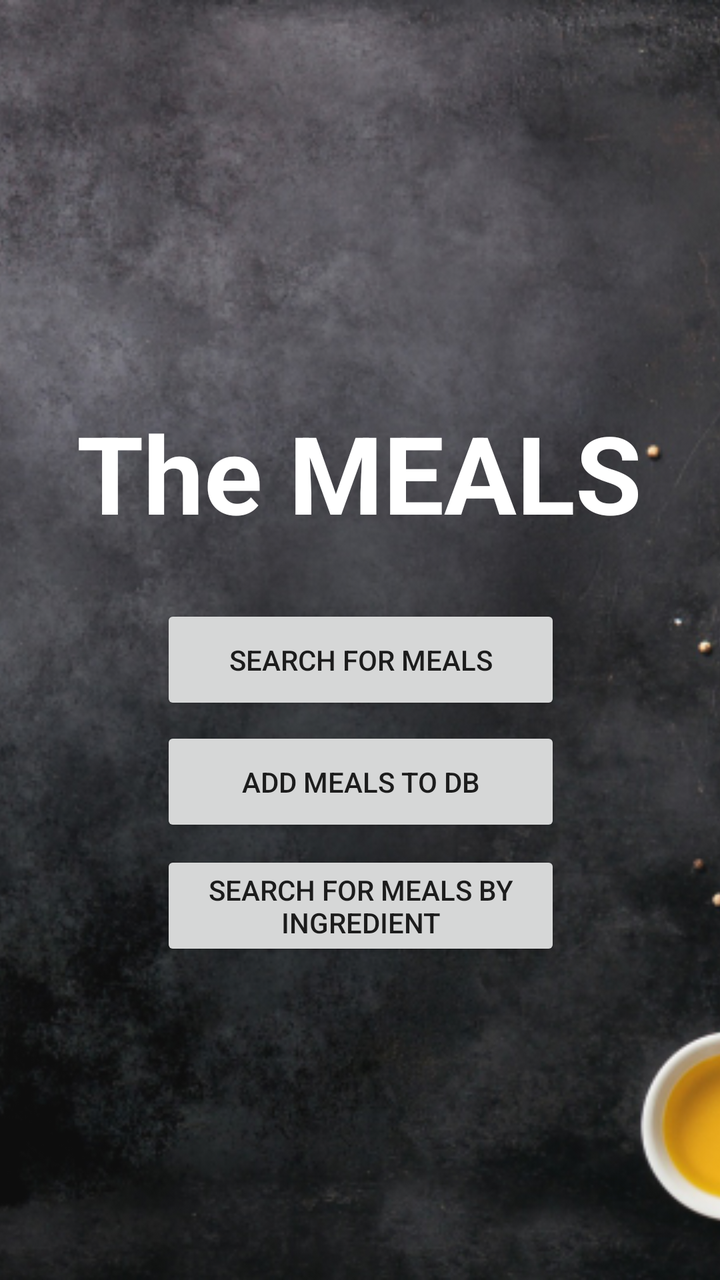
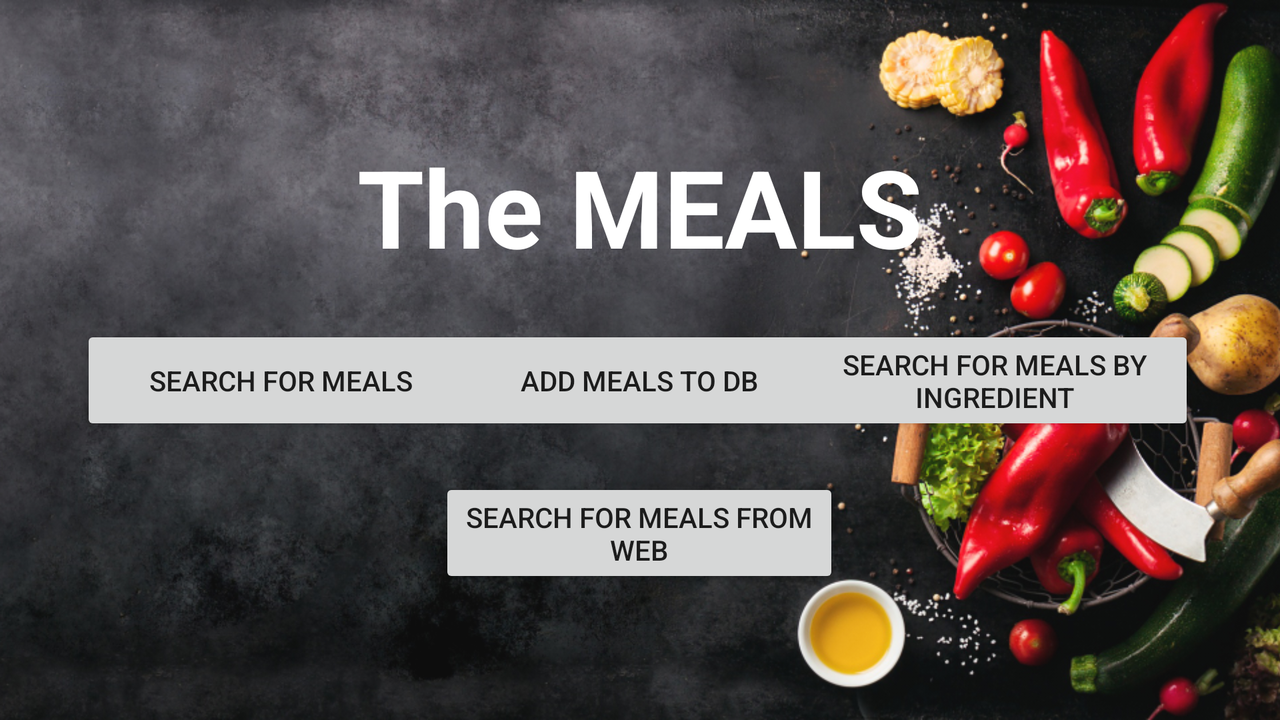

Two renders of one Android screen. The first uses the default layout on a phone; the second uses the alternative layout the repository ships for a different screen configuration, on a matching device. The two XML files are below.
<!-- AndroidManifest.xml: application theme Theme.Mobile_CW_2 -->
<!-- res/layout/activity_main.xml -->
<?xml version="1.0" encoding="utf-8"?>
<androidx.constraintlayout.widget.ConstraintLayout xmlns:android="http://schemas.android.com/apk/res/android"
    xmlns:app="http://schemas.android.com/apk/res-auto"
    xmlns:tools="http://schemas.android.com/tools"
    android:layout_width="match_parent"
    android:layout_height="match_parent"
    tools:context=".MainActivity">

    <ImageView
        android:id="@+id/imageView"
        android:layout_width="match_parent"
        android:layout_height="match_parent"
        android:alpha="0.95"
        android:scaleType="centerCrop"
        app:layout_constraintBottom_toBottomOf="parent"
        app:layout_constraintEnd_toEndOf="parent"
        app:layout_constraintHorizontal_bias="0.0"
        app:layout_constraintStart_toStartOf="parent"
        app:layout_constraintTop_toTopOf="parent"
        app:layout_constraintVertical_bias="0.0"
        app:srcCompat="@drawable/back_image" />

    <TextView
        android:id="@+id/textView"
        android:layout_width="wrap_content"
        android:layout_height="wrap_content"
        android:text="The MEALS"
        android:textColor="@color/white"
        android:textSize="54sp"
        android:textStyle="bold"
        app:layout_constraintBottom_toBottomOf="parent"
        app:layout_constraintEnd_toEndOf="parent"
        app:layout_constraintHorizontal_bias="0.496"
        app:layout_constraintStart_toStartOf="parent"
        app:layout_constraintTop_toTopOf="parent"
        app:layout_constraintVertical_bias="0.352" />

    <Button
        android:id="@+id/button"
        android:layout_width="200dp"
        android:layout_height="55dp"
        android:text="Search for Meals"
        app:layout_constraintBottom_toBottomOf="parent"
        app:layout_constraintEnd_toEndOf="parent"
        app:layout_constraintHorizontal_bias="0.502"
        app:layout_constraintStart_toStartOf="parent"
        app:layout_constraintTop_toTopOf="parent"
        app:layout_constraintVertical_bias="0.517" />

    <Button
        android:id="@+id/addMeals"
        android:layout_width="200dp"
        android:layout_height="55dp"
        android:text="Add Meals to DB"
        android:onClick="addMealsButtonClicked"
        app:layout_constraintBottom_toBottomOf="parent"
        app:layout_constraintEnd_toEndOf="parent"
        app:layout_constraintHorizontal_bias="0.502"
        app:layout_constraintStart_toStartOf="parent"
        app:layout_constraintTop_toTopOf="parent"
        app:layout_constraintVertical_bias="0.621" />

    <Button
        android:id="@+id/searchByIngredient"
        android:layout_width="200dp"
        android:layout_height="55dp"
        android:text="Search for Meals By Ingredient"
        android:onClick="searchByIngredientButtonClicked"
        app:layout_constraintBottom_toBottomOf="parent"
        app:layout_constraintEnd_toEndOf="parent"
        app:layout_constraintHorizontal_bias="0.502"
        app:layout_constraintStart_toStartOf="parent"
        app:layout_constraintTop_toTopOf="parent"
        app:layout_constraintVertical_bias="0.727" />

</androidx.constraintlayout.widget.ConstraintLayout>
<!-- resources referenced by this layout -->
<resources>
  <!-- drawable back_image: jpg bitmap (drawable, 485292 bytes) -->
  <style name="Theme.Mobile_CW_2" parent="Theme.MaterialComponents.DayNight.DarkActionBar">
          
          <item name="colorPrimary">@color/purple_500</item>
          <item name="colorPrimaryVariant">@color/purple_700</item>
          <item name="colorOnPrimary">@color/white</item>
          
          <item name="colorSecondary">@color/teal_200</item>
          <item name="colorSecondaryVariant">@color/teal_700</item>
          <item name="colorOnSecondary">@color/black</item>
          
          <item name="android:statusBarColor">?attr/colorPrimaryVariant</item>
          
      </style>
</resources>
<!-- res/layout-land/activity_main.xml (the author's variant of the layout above) -->
<!-- drawn on the phone turned sideways -->
<?xml version="1.0" encoding="utf-8"?>
<androidx.constraintlayout.widget.ConstraintLayout xmlns:android="http://schemas.android.com/apk/res/android"
    xmlns:app="http://schemas.android.com/apk/res-auto"
    xmlns:tools="http://schemas.android.com/tools"
    android:layout_width="match_parent"
    android:layout_height="match_parent"
    tools:context=".MainActivity">

    <ImageView
        android:id="@+id/imageView"
        android:layout_width="match_parent"
        android:layout_height="match_parent"
        android:alpha="0.95"
        android:scaleType="centerCrop"
        app:layout_constraintBottom_toBottomOf="parent"
        app:layout_constraintEnd_toEndOf="parent"
        app:layout_constraintHorizontal_bias="0.0"
        app:layout_constraintStart_toStartOf="parent"
        app:layout_constraintTop_toTopOf="parent"
        app:layout_constraintVertical_bias="1.0"
        app:srcCompat="@drawable/back_image" />

    <TextView
        android:id="@+id/textView"
        android:layout_width="wrap_content"
        android:layout_height="wrap_content"
        android:text="The MEALS"
        android:textColor="@color/white"
        android:textSize="54sp"
        android:textStyle="bold"
        app:layout_constraintBottom_toBottomOf="parent"
        app:layout_constraintEnd_toEndOf="parent"
        app:layout_constraintStart_toStartOf="parent"
        app:layout_constraintTop_toTopOf="parent"
        app:layout_constraintVertical_bias="0.233" />

    <Button
        android:id="@+id/addMeals"
        android:layout_width="200dp"
        android:layout_height="55dp"
        android:onClick="addMealsButtonClicked"
        android:text="Add Meals to DB"
        app:layout_constraintBottom_toBottomOf="parent"
        app:layout_constraintEnd_toEndOf="parent"
        app:layout_constraintHorizontal_bias="0.499"
        app:layout_constraintStart_toStartOf="parent"
        app:layout_constraintTop_toTopOf="parent"
        app:layout_constraintVertical_bias="0.533" />

    <Button
        android:id="@+id/searchByIngredient"
        android:layout_width="200dp"
        android:layout_height="55dp"
        android:onClick="searchByIngredientButtonClicked"
        android:text="Search for Meals By Ingredient"
        app:layout_constraintBottom_toBottomOf="parent"
        app:layout_constraintEnd_toEndOf="parent"
        app:layout_constraintHorizontal_bias="0.903"
        app:layout_constraintStart_toStartOf="parent"
        app:layout_constraintTop_toTopOf="parent"
        app:layout_constraintVertical_bias="0.533" />

    <Button
        android:id="@+id/button1"
        android:layout_width="200dp"
        android:layout_height="55dp"
        android:onClick="searchForMealsFromWebButtonClicked"
        android:text="Search for Meals from web"
        app:layout_constraintBottom_toBottomOf="parent"
        app:layout_constraintEnd_toEndOf="parent"
        app:layout_constraintHorizontal_bias="0.499"
        app:layout_constraintStart_toStartOf="parent"
        app:layout_constraintTop_toBottomOf="@+id/addMeals"
        app:layout_constraintVertical_bias="0.243" />

    <Button
        android:id="@+id/button"
        android:layout_width="200dp"
        android:layout_height="55dp"
        android:onClick="searchByMealsButtonClicked"
        android:text="Search for Meals"
        app:layout_constraintBottom_toBottomOf="parent"
        app:layout_constraintEnd_toEndOf="parent"
        app:layout_constraintHorizontal_bias="0.092"
        app:layout_constraintStart_toStartOf="parent"
        app:layout_constraintTop_toTopOf="parent"
        app:layout_constraintVertical_bias="0.533" />

</androidx.constraintlayout.widget.ConstraintLayout>
